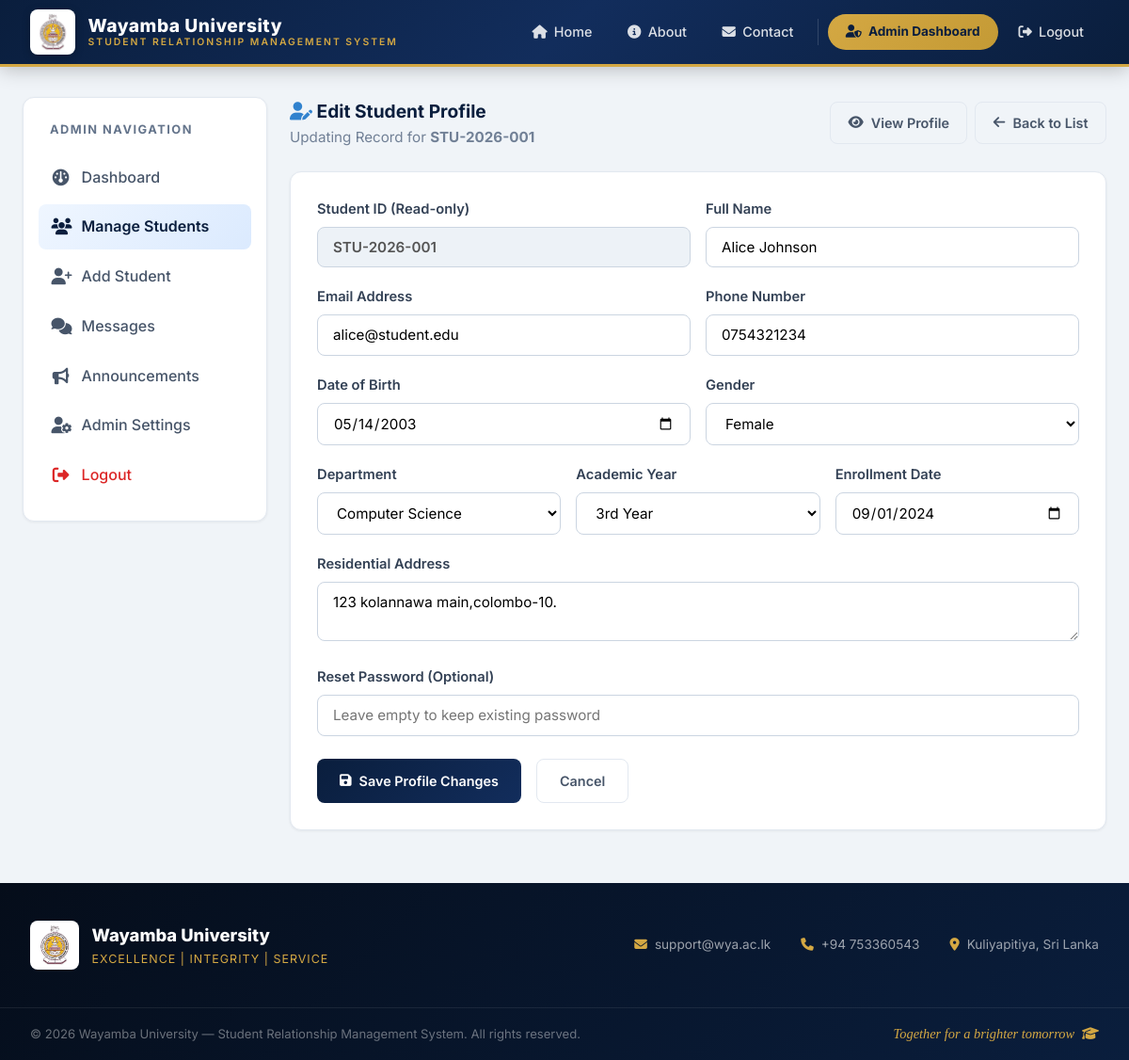
Page /admin/edit_student.php?id=1 (signed in) on the committed database.
### tables this page shows
CREATE TABLE `students` (
  `id` int(11) NOT NULL,
  `student_id` varchar(30) NOT NULL,
  `full_name` varchar(100) NOT NULL,
  `dob` date NOT NULL,
  `gender` enum('Male','Female','Other') NOT NULL,
  `email` varchar(100) NOT NULL,
  `phone` varchar(20) NOT NULL,
  `address` text NOT NULL,
  `department` varchar(100) NOT NULL,
  `academic_year` varchar(20) NOT NULL,
  `enrollment_date` date NOT NULL,
  `password` varchar(255) NOT NULL,
  `profile_image` varchar(255) DEFAULT NULL,
  `created_at` timestamp NOT NULL DEFAULT current_timestamp()
);

CREATE TABLE `departments` (
  `id` int(11) NOT NULL,
  `department_name` varchar(100) NOT NULL
);

### config/database.php (called while the page is built, shortened)
<?php
function sanitize($data) {
    return htmlspecialchars(trim((string)$data), ENT_QUOTES, 'UTF-8');
}
?>

### admin/edit_student.php (the view, shortened to what this page needs)
<?php
require_once __DIR__ . '/../config/database.php';
$student_id_param = (int)($_GET['id'] ?? 0);
$stmt = $pdo->prepare("SELECT * FROM students WHERE id = ? LIMIT 1");
$stmt->execute([$student_id_param]);
$student = $stmt->fetch();
$departments = $pdo->query("SELECT * FROM departments ORDER BY department_name ASC")->fetchAll();
require_once __DIR__ . '/../includes/header.php';
?>
<div class="dashboard-layout">
    <div class="sidebar">
        <div class="sidebar-title">Admin Navigation</div>
        <ul class="sidebar-menu">
            <li><a href="dashboard.php"><i class="fa-solid fa-gauge"></i> Dashboard</a></li>
            <li><a href="students.php" class="active"><i class="fa-solid fa-users"></i> Manage Students</a></li>
            <li><a href="add_student.php"><i class="fa-solid fa-user-plus"></i> Add Student</a></li>
            <li><a href="messages.php"><i class="fa-solid fa-comments"></i> Messages</a></li>
            <li><a href="announcements.php"><i class="fa-solid fa-bullhorn"></i> Announcements</a></li>
            <li><a href="profile.php"><i class="fa-solid fa-user-gear"></i> Admin Settings</a></li>
            <li><a href="logout.php" style="color: var(--danger);"><i class="fa-solid fa-right-from-bracket"></i> Logout</a></li>
        </ul>
    </div>
    <div>
        <div class="card-header" style="border: none; padding-bottom: 0; margin-bottom: 1.5rem;">
            <div>
                <h2><i class="fa-solid fa-user-pen" style="color: #3182ce;"></i> Edit Student Profile</h2>
                <p style="color: #718096; font-size: 0.95rem;">Updating Record for <strong><?php echo sanitize($student['student_id']); ?></strong></p>
            </div>
            <div style="display: flex; gap: 0.5rem;">
                <a href="view_student.php?id=<?php echo $student['id']; ?>" class="btn btn-outline"><i class="fa-solid fa-eye"></i> View Profile</a>
                <a href="students.php" class="btn btn-outline"><i class="fa-solid fa-arrow-left"></i> Back to List</a>
            </div>
        </div>
        <div class="card">
            <form action="edit_student.php?id=<?php echo $student['id']; ?>" method="POST">
                <div class="form-row">
                    <div class="form-group">
                        <label class="form-label">Student ID (Read-only)</label>
                        <input type="text" class="form-control" value="<?php echo sanitize($student['student_id']); ?>" disabled style="background-color: #edf2f7; font-weight: 600;">
                    </div>
                    <div class="form-group">
                        <label class="form-label">Full Name</label>
                        <input type="text" name="full_name" class="form-control" value="<?php echo sanitize($student['full_name']); ?>" required>
                    </div>
                </div>
                <div class="form-row">
                    <div class="form-group">
                        <label class="form-label">Email Address</label>
                        <input type="email" name="email" class="form-control" value="<?php echo sanitize($student['email']); ?>" required>
                    </div>
                    <div class="form-group">
                        <label class="form-label">Phone Number</label>
                        <input type="text" name="phone" class="form-control" value="<?php echo sanitize($student['phone']); ?>" required>
                    </div>
                </div>
                <div class="form-row">
                    <div class="form-group">
                        <label class="form-label">Date of Birth</label>
                        <input type="date" name="dob" class="form-control" value="<?php echo sanitize($student['dob']); ?>" required>
                    </div>
                    <div class="form-group">
                        <label class="form-label">Gender</label>
                        <select name="gender" class="form-control" required>
                            <option value="Female" <?php echo $student['gender'] === 'Female' ? 'selected' : ''; ?>>Female</option>
                        </select>
                    </div>
                </div>
                <div class="form-row">
                    <div class="form-group">
                        <label class="form-label">Department</label>
                        <select name="department" class="form-control" required>
                            <?php foreach ($departments as $dept): ?>
                                <option value="<?php echo sanitize($dept['department_name']); ?>" <?php echo $student['department'] === $dept['department_name'] ? 'selected' : ''; ?>>
                                    <?php echo sanitize($dept['department_name']); ?>
                                </option>
                            <?php endforeach; ?>
                        </select>
                    </div>
                    <div class="form-group">
                        <label class="form-label">Academic Year</label>
                        <select name="academic_year" class="form-control" required>
                            <option value="3rd Year" <?php echo $student['academic_year'] === '3rd Year' ? 'selected' : ''; ?>>3rd Year</option>
                        </select>
                    </div>
                    <div class="form-group">
                        <label class="form-label">Enrollment Date</label>
                        <input type="date" name="enrollment_date" class="form-control" value="<?php echo sanitize($student['enrollment_date']); ?>" required>
                    </div>
                </div>
                <div class="form-group">
                    <label class="form-label">Residential Address</label>
                    <textarea name="address" class="form-control" rows="2" required><?php echo sanitize($student['address']); ?></textarea>
                </div>
                <div class="form-group">
                    <label class="form-label">Reset Password (Optional)</label>
                    <input type="password" name="new_password" class="form-control" placeholder="Leave empty to keep existing password">
                </div>
                <div style="margin-top: 1.5rem; display: flex; gap: 1rem;">
                    <button type="submit" class="btn btn-primary" style="padding: 0.7rem 1.5rem;">
                        <i class="fa-solid fa-floppy-disk"></i> Save Profile Changes
                    </button>
                    <a href="students.php" class="btn btn-outline" style="padding: 0.7rem 1.5rem;">Cancel</a>
                </div>
            </form>
        </div>
    </div>
</div>
<?php require_once __DIR__ . '/../includes/footer.php'; ?>

### assets/css/style.css (style rules this page uses)
:root { --primary: #0a1e3d; --primary-hover: #122d5c; --secondary: #1a4b8c; --secondary-hover: #163d73; --accent: #d4a843; --accent-hover: #c49a35; --blue: #2563eb; --bg-body: #f0f4f8; --bg-card: #ffffff; --text-dark: #1a202c; --text-muted: #64748b; --border-color: #e2e8f0; --success: #16a34a; --success-bg: #f0fdf4; --danger: #dc2626; --danger-bg: #fef2f2; --warning: #ea580c; --warning-bg: #fff7ed; --info: #2563eb; --info-bg: #eff6ff; --shadow-sm: 0 1px 3px rgba(0,0,0,0.06); --shadow-md: 0 4px 16px rgba(0,0,0,0.08); --shadow-lg: 0 10px 30px rgba(0,0,0,0.12); --shadow-xl: 0 20px 40px rgba(0,0,0,0.15); --radius: 12px; --radius-sm: 8px; --font: 'Inter', system-ui, -apple-system, sans-serif; --font-display: 'Playfair Display', Georgia, serif; }
* { box-sizing: border-box; margin: 0; padding: 0; }
body { font-family: var(--font); background-color: var(--bg-body); color: var(--text-dark); line-height: 1.6; min-height: 100vh; display: flex; flex-direction: column; }
a { color: var(--secondary); text-decoration: none; transition: color 0.2s; }
.card { background: var(--bg-card); border-radius: var(--radius); border: 1px solid var(--border-color); box-shadow: var(--shadow-sm); padding: 1.75rem; margin-bottom: 1.5rem; transition: box-shadow 0.3s; }
.card-header { display: flex; align-items: center; justify-content: space-between; border-bottom: 2px solid #eef2f7; padding-bottom: 1rem; margin-bottom: 1.25rem; }
.card-header h2, .card-header h3 { color: var(--primary); font-size: 1.2rem; font-weight: 700; }
.dashboard-layout { display: grid; grid-template-columns: 260px 1fr; gap: 1.5rem; max-width: 1300px; margin: 2rem auto; padding: 0 1.5rem; flex: 1; width: 100%; }
.sidebar { background: var(--bg-card); border-radius: var(--radius); border: 1px solid var(--border-color); box-shadow: var(--shadow-sm); padding: 1.5rem 1rem; height: fit-content; }
.sidebar-title { font-size: 0.8rem; text-transform: uppercase; letter-spacing: 1.5px; color: var(--text-muted); margin-bottom: 1rem; padding-left: 0.75rem; font-weight: 700; }
.sidebar-menu { list-style: none; display: flex; flex-direction: column; gap: 0.3rem; }
.sidebar-menu a { display: flex; align-items: center; gap: 0.75rem; padding: 0.7rem 0.85rem; border-radius: var(--radius-sm); color: #475569; font-weight: 500; transition: all 0.2s; }
.sidebar-menu a:hover, .sidebar-menu a.active { background: linear-gradient(135deg, #eff6ff, #dbeafe); color: var(--primary); font-weight: 600; }
.sidebar-menu a i { font-size: 1.1rem; width: 20px; text-align: center; }
.btn { display: inline-flex; align-items: center; justify-content: center; gap: 0.5rem; padding: 0.6rem 1.15rem; border-radius: var(--radius-sm); font-weight: 600; font-size: 0.9rem; border: none; cursor: pointer; transition: all 0.25s ease; text-decoration: none; font-family: var(--font); }
.btn-primary { background: linear-gradient(135deg, var(--primary), var(--primary-hover)); color: #fff; }
.btn-outline { background: transparent; border: 1.5px solid var(--border-color); color: #475569; }
.form-group { margin-bottom: 1.25rem; }
.form-label { display: block; margin-bottom: 0.4rem; font-weight: 600; color: #334155; font-size: 0.92rem; }
.form-control { width: 100%; padding: 0.7rem 1rem; border-radius: var(--radius-sm); border: 1.5px solid #cbd5e1; font-family: var(--font); font-size: 0.95rem; transition: all 0.25s; background: #fff; }
.form-row { display: grid; grid-template-columns: repeat(auto-fit, minmax(220px, 1fr)); gap: 1rem; }

### rows in the picture
students: student "STU-2026-001", full_name "Alice Johnson", email "alice@student.edu", phone "0754321234", dob "05/14/2003", gender "Female", department "Computer Science", academic_year "3rd Year", enrollment_date "09/01/2024", address "123 kolannawa main,colombo-10."
